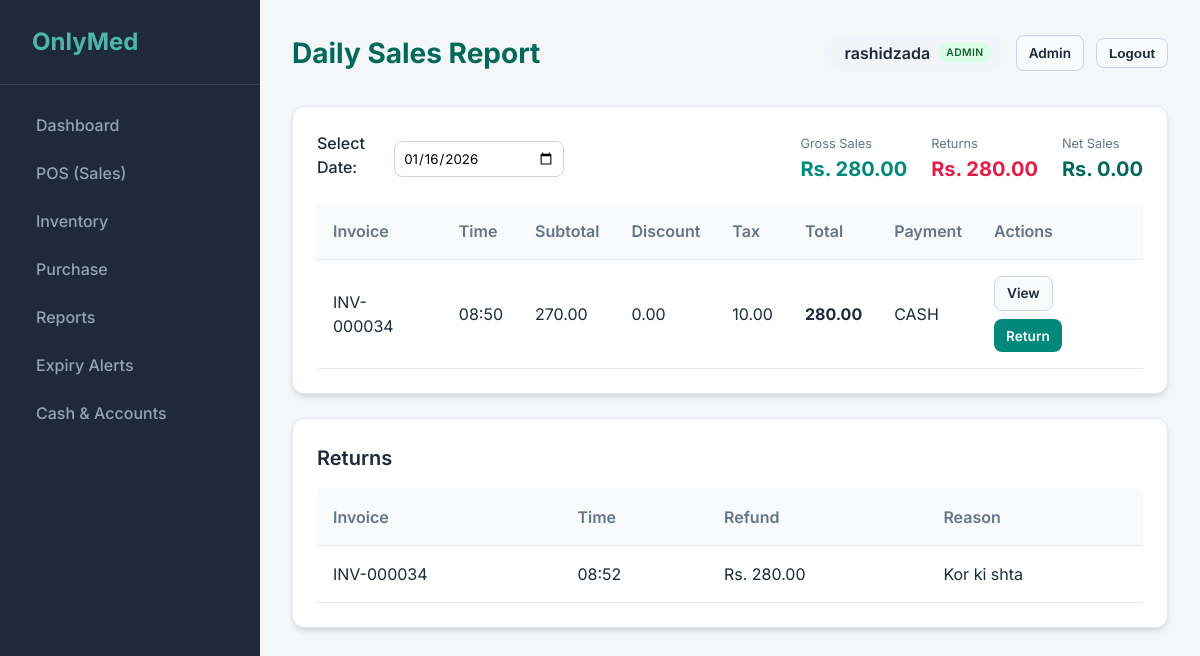
Screenshot of /reports/daily-sales/ (signed in) with the database file from the repository.
### sales/models.py (models this page shows, shortened)
class SalesInvoice(models.Model):
    customer = models.ForeignKey(Customer, on_delete=models.SET_NULL, null=True, blank=True)
    date = models.DateTimeField(default=timezone.now)
    invoice_number = models.CharField(max_length=50, unique=True, editable=False)
    sub_total = models.DecimalField(max_digits=12, decimal_places=2, default=0.00)
    discount_percentage = models.DecimalField(max_digits=5, decimal_places=2, default=0.00)
    discount_amount = models.DecimalField(max_digits=12, decimal_places=2, default=0.00)
    tax_amount = models.DecimalField(max_digits=12, decimal_places=2, default=0.00)
    grand_total = models.DecimalField(max_digits=12, decimal_places=2, default=0.00)
    amount_paid = models.DecimalField(max_digits=12, decimal_places=2, default=0.00)
    change_amount = models.DecimalField(max_digits=12, decimal_places=2, default=0.00)
    PAYMENT_MODES = (
        ('CASH', 'Cash'),
        ('CARD', 'Card'),
        ('ONLINE', 'Online'),
    )
    payment_mode = models.CharField(max_length=10, choices=PAYMENT_MODES, default='CASH')
    created_at = models.DateTimeField(auto_now_add=True)
    updated_at = models.DateTimeField(auto_now=True)

class SalesReturn(models.Model):
    invoice = models.ForeignKey(SalesInvoice, on_delete=models.PROTECT, related_name='returns')
    date = models.DateTimeField(default=timezone.now)
    reason = models.TextField(blank=True)
    refund_amount = models.DecimalField(max_digits=12, decimal_places=2, default=0.00)
    created_at = models.DateTimeField(auto_now_add=True)

### reports/views.py (the view)
# urls.py: path('daily-sales/', views.daily_sales, name='daily_sales'),
def daily_sales(request):
    today = timezone.now().date()
    date_str = request.GET.get('date')
    if date_str:
        today = timezone.datetime.strptime(date_str, '%Y-%m-%d').date()
    sales = SalesInvoice.objects.filter(date__date=today).order_by('-date')
    returns = SalesReturn.objects.filter(date__date=today).select_related('invoice').order_by('-date')
    summary = sales.aggregate(
        total_sales=Sum('grand_total'),
        total_discount=Sum('discount_amount'),
        total_tax=Sum('tax_amount')
    )
    returns_total = returns.aggregate(total_returns=Sum('refund_amount'))['total_returns'] or 0
    net_sales = (summary['total_sales'] or 0) - returns_total
    context = {
        'sales': sales,
        'summary': summary,
        'returns': returns,
        'returns_total': returns_total,
        'net_sales': net_sales,
        'date': today,
    }
    return render(request, 'reports/daily_sales_report.html', context)

### templates/reports/daily_sales_report.html
{% extends 'base.html' %}
{% block page_title %}Daily Sales Report{% endblock %}
{% block content %}
<div class="card">
    <div class="header" style="border-bottom: none; margin-bottom: 1rem;">
        <form method="get" style="display: flex; gap: 1rem; align-items: center;">
            <label>Select Date:</label>
            <input type="date" name="date" value="{{ date|date:'Y-m-d' }}" onchange="this.form.submit()"
                style="padding: 0.5rem;">
        </form>
        <div style="display: flex; gap: 1.5rem; align-items: center;">
            <div>
                <div style="font-size: 0.8rem; color: var(--text-muted);">Gross Sales</div>
                <div class="stats-number" style="font-size: 1.25rem; color: var(--primary);">
                    Rs. {{ summary.total_sales|default_if_none:0|floatformat:2 }}
                </div>
            </div>
            <div>
                <div style="font-size: 0.8rem; color: var(--text-muted);">Returns</div>
                <div class="stats-number" style="font-size: 1.25rem; color: #e11d48;">
                    Rs. {{ returns_total|floatformat:2 }}
                </div>
            </div>
            <div>
                <div style="font-size: 0.8rem; color: var(--text-muted);">Net Sales</div>
                <div class="stats-number" style="font-size: 1.25rem; color: var(--primary-dark);">
                    Rs. {{ net_sales|floatformat:2 }}
                </div>
            </div>
        </div>
    </div>
    <div class="table-container">
        <table>
            <thead>
                <tr>
                    <th>Invoice</th>
                    <th>Time</th>
                    <th>Subtotal</th>
                    <th>Discount</th>
                    <th>Tax</th>
                    <th>Total</th>
                    <th>Payment</th>
                    <th>Actions</th>
                </tr>
            </thead>
            <tbody>
                {% for sale in sales %}
                <tr>
                    <td>{{ sale.invoice_number }}</td>
                    <td>{{ sale.date|date:"H:i" }}</td>
                    <td>{{ sale.sub_total|floatformat:2 }}</td>
                    <td>{{ sale.discount_amount|floatformat:2 }}</td>
                    <td>{{ sale.tax_amount|floatformat:2 }}</td>
                    <td style="font-weight: bold;">{{ sale.grand_total|floatformat:2 }}</td>
                    <td>{{ sale.payment_mode }}</td>
                    <td>
                        <div style="display: flex; gap: 0.5rem; flex-wrap: wrap;">
                            <a class="btn btn-outline btn-sm" href="{% url 'invoice_print' sale.id %}">View</a>
                            <a class="btn btn-primary btn-sm" href="{% url 'sales_return_create' sale.id %}">Return</a>
                        </div>
                    </td>
                </tr>
                {% empty %}
                <tr>
                    <td colspan="8" class="text-center">No sales found for this date.</td>
                </tr>
                {% endfor %}
            </tbody>
        </table>
    </div>
</div>
<div class="card">
    <h3>Returns</h3>
    <div class="table-container">
        <table>
            <thead>
                <tr>
                    <th>Invoice</th>
                    <th>Time</th>
                    <th>Refund</th>
                    <th>Reason</th>
                </tr>
            </thead>
            <tbody>
                {% for r in returns %}
                <tr>
                    <td>{{ r.invoice.invoice_number }}</td>
                    <td>{{ r.date|date:"H:i" }}</td>
                    <td>Rs. {{ r.refund_amount|floatformat:2 }}</td>
                    <td>{{ r.reason|default:"-" }}</td>
                </tr>
                {% empty %}
                <tr>
                    <td colspan="4" class="text-center">No returns recorded for this date.</td>
                </tr>
                {% endfor %}
            </tbody>
        </table>
    </div>
</div>
{% endblock %}

### templates/base.html (shortened to what this page needs)
<!DOCTYPE html>
<html lang="en">
<head>
    {% load static %}
    <link rel="stylesheet" href="{% static 'css/style.css' %}">
</head>
<body>
    <nav class="sidebar">
        <div class="brand">
             OnlyMed
        </div>
        <ul class="nav-links">
            <li><a href="{% url 'dashboard' %}" class="nav-link {% if request.path == '/' %}active{% endif %}">
                     Dashboard
                </a></li>
            <li><a href="{% url 'pos' %}" class="nav-link">
                     POS (Sales)
                </a></li>
            <li><a href="{% url 'product_list' %}" class="nav-link">
                     Inventory
                </a></li>
            <li><a href="{% url 'purchase_create' %}" class="nav-link">
                     Purchase
                </a></li>
            <li><a href="{% url 'daily_sales' %}" class="nav-link">
                     Reports
                </a></li>
            <li><a href="{% url 'expiry_alerts' %}" class="nav-link">
                     Expiry Alerts
                </a></li>
            <li><a href="{% url 'cash_summary' %}" class="nav-link">
                     Cash & Accounts
                </a></li>
        </ul>
    </nav>
    <main class="main-content">
        <header class="header">
            <h1 class="page-title">{% block page_title %}Overview{% endblock %}</h1>
            <div class="user-profile">
                {% if request.user.is_authenticated %}
                <div class="user-chip">
                    <span>{{ request.user.get_full_name|default:request.user.username }}</span>
                    {% if request.user.is_staff %}
                    <span class="user-badge">Admin</span>
                    {% endif %}
                </div>
                {% if request.user.is_staff %}
                <a class="btn btn-outline btn-sm" href="/admin/">Admin</a>
                {% endif %}
                <form method="post" action="{% url 'logout' %}?next={{ request.path }}" class="inline-form">
                    <button type="submit" class="btn btn-outline btn-sm">Logout</button>
                </form>
                {% else %}
                <a class="btn btn-primary btn-sm" href="{% url 'login' %}?next={{ request.path }}">
                    Login
                </a>
                {% endif %}
            </div>
        </header>
        {% block content %}
        {% endblock %}
    </main>
</body>
</html>

### static/css/style.css (style rules this page uses)
:root { --primary: #00897b; --primary-dark: #00695c; --secondary: #4db6ac; --accent: #ffb74d; --bg-body: #f4f6f8; --bg-card: #ffffff; --bg-sidebar: #1e293b; --text-main: #1e293b; --text-muted: #64748b; --text-light: #f1f5f9; --radius: 12px; --shadow: 0 4px 6px -1px rgb(0 0 0 / 0.1), 0 2px 4px -2px rgb(0 0 0 / 0.1); --shadow-lg: 0 10px 15px -3px rgb(0 0 0 / 0.1), 0 4px 6px -4px rgb(0 0 0 / 0.1); }
* { box-sizing: border-box; margin: 0; padding: 0; }
body { font-family: 'Inter', system-ui, -apple-system, sans-serif; background-color: var(--bg-body); color: var(--text-main); line-height: 1.5; display: flex; min-height: 100vh; }
.sidebar { width: 260px; background-color: var(--bg-sidebar); color: var(--text-light); display: flex; flex-direction: column; position: fixed; height: 100vh; transition: transform 0.3s ease; z-index: 50; }
.brand { padding: 1.5rem; font-size: 1.5rem; font-weight: 700; color: var(--secondary); border-bottom: 1px solid rgba(255,255,255,0.1); display: flex; align-items: center; gap: 0.5rem; }
.nav-links { list-style: none; padding: 1rem 0; flex: 1; }
.nav-link { display: flex; align-items: center; padding: 0.75rem 1.5rem; color: #94a3b8; text-decoration: none; font-weight: 500; transition: all 0.2s; gap: 0.75rem; }
.main-content { flex: 1; margin-left: 260px; padding: 2rem; width: calc(100% - 260px); }
.header { display: flex; justify-content: space-between; align-items: center; margin-bottom: 2rem; }
.page-title { font-size: 1.75rem; font-weight: 700; color: var(--primary-dark); }
.user-profile { display: flex; align-items: center; gap: 0.75rem; }
.inline-form { display: inline-flex; margin: 0; }
.user-chip { display: inline-flex; align-items: center; gap: 0.5rem; background: #f1f5f9; color: var(--text-main); padding: 0.35rem 0.75rem; border-radius: 999px; font-weight: 600; }
.user-badge { background: #dcfce7; color: #166534; font-size: 0.65rem; padding: 0.15rem 0.5rem; border-radius: 999px; text-transform: uppercase; letter-spacing: 0.04em; }
.card { background: var(--bg-card); border-radius: var(--radius); padding: 1.5rem; box-shadow: var(--shadow); margin-bottom: 1.5rem; border: 1px solid #e2e8f0; }
.card h3 { color: var(--text-main); font-size: 1.25rem; margin-bottom: 1rem; font-weight: 600; }
.stats-number { font-size: 2rem; font-weight: 700; }
.btn { display: inline-flex; align-items: center; justify-content: center; padding: 0.75rem 1.5rem; border-radius: 8px; font-weight: 600; cursor: pointer; border: none; transition: transform 0.1s; text-decoration: none; gap: 0.5rem; }
.btn-primary { background: var(--primary); color: white; }
.btn-outline { background: #f8fafc; color: var(--text-main); border: 1px solid #cbd5e1; }
.btn-sm { padding: 0.4rem 0.75rem; font-size: 0.85rem; }
.table-container { overflow-x: auto; }
table { width: 100%; border-collapse: collapse; }
th, td { text-align: left; padding: 1rem; border-bottom: 1px solid #e2e8f0; }
th { background: #f8fafc; font-weight: 600; color: var(--text-muted); }
label { display: block; margin-bottom: 0.5rem; font-weight: 500; color: var(--text-main); }
input, select, textarea { width: 100%; padding: 0.75rem; border: 1px solid #cbd5e1; border-radius: 8px; font-family: inherit; transition: border-color 0.2s; }

### rows the page displays
SalesInvoice: invoice_number "INV-000034", date "08:50", sub_total "270.00", discount_amount "0.00", tax_amount "10.00", grand_total "280.00", payment_mode "CASH"
SalesReturn: invoice.invoice_number "INV-000034", date "08:52", refund_amount "280.00", reason "Kor ki shta"

### other values shown
{{ request.user.get_full_name|default:request.user.username }} "rashidzada"
{{ summary.total_sales|default_if_none:0|floatformat:2 }} "280.00"
{{ returns_total|floatformat:2 }} "280.00"
{{ net_sales|floatformat:2 }} "0.00"
